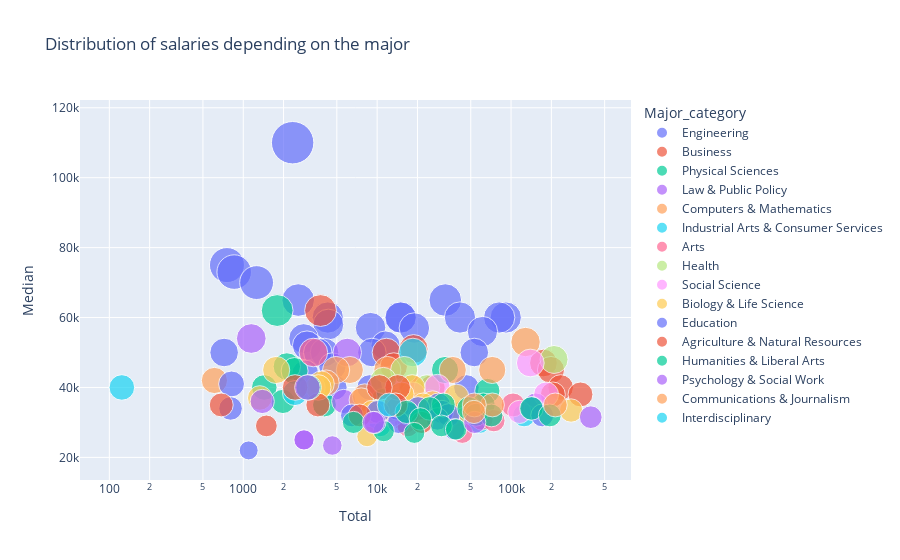

This figure's notebook cell:
### Markdown cell above
# 4

### Code cell
# Total это количество челов которые учатся на направлении

fig = px.scatter(df, x="Total", y="Median",
                 size="Median", color="Major_category",
                 hover_name="Major", log_x=True, size_max=30, title='Distribution of salaries depending on the major')
fig.show()

### Figure 1 — Plotly figure (JSON) as saved in the notebook; plotly's stock layout.template omitted (floating-point values rounded to 4 significant figures)
{"data": [{"hovertemplate": "<b>%{hovertext}</b><br><br>Major_category=Engineering<br>Total=%{x}<br>Median=%{marker.size}<extra></extra>", "hovertext": ["PETROLEUM ENGINEERING", "MINING AND MINERAL ENGINEERING", "METALLURGICAL ENGINEERING", "NAVAL ARCHITECTURE AND MARINE ENGINEERING", "CHEMICAL ENGINEERING", "NUCLEAR ENGINEERING", "MECHANICAL ENGINEERING", "ELECTRICAL ENGINEERING", "COMPUTER ENGINEERING", "AEROSPACE ENGINEERING", "BIOMEDICAL ENGINEERING", "MATERIALS SCIENCE", "ENGINEERING MECHANICS PHYSICS AND SCIENCE", "BIOLOGICAL ENGINEERING", "INDUSTRIAL AND MANUFACTURING ENGINEERING", "GENERAL ENGINEERING", "ARCHITECTURAL ENGINEERING", "ELECTRICAL ENGINEERING TECHNOLOGY", "MATERIALS ENGINEERING AND MATERIALS SCIENCE", "CIVIL ENGINEERING", "MISCELLANEOUS ENGINEERING", "ENVIRONMENTAL ENGINEERING", "ENGINEERING TECHNOLOGIES", "GEOLOGICAL AND GEOPHYSICAL ENGINEERING", "INDUSTRIAL PRODUCTION TECHNOLOGIES", "ENGINEERING AND INDUSTRIAL MANAGEMENT", "ARCHITECTURE", "MISCELLANEOUS ENGINEERING TECHNOLOGIES", "MECHANICAL ENGINEERING RELATED TECHNOLOGIES"], "legendgroup": "Engineering", "marker": {"color": "#636efa", "size": [110000, 75000, 73000, 70000, 65000, 65000, 60000, 60000, 60000, 60000, 60000, 60000, 58000, 57100, 57000, 56000, 54000, 52000, 52000, 50000, 50000, 50000, 50000, 50000, 46000, 44000, 40000, 40000, 40000], "sizemode": "area", "sizeref": 122.2, "symbol": "circle"}, "mode": "markers", "name": "Engineering", "orientation": "v", "showlegend": true, "type": "scatter", "x": [2339, 756, 856, 1258, 32260, 2573, 91227, 81527, 41542, 15058, 14955, 4279, 4321, 8925, 18968, 61152, 2825, 11565, 2993, 53153, 9133, 4047, 3600, 720, 4631, 2906, 46420, 8804, 4790], "xaxis": "x", "y": [110000, 75000, 73000, 70000, 65000, 65000, 60000, 60000, 60000, 60000, 60000, 60000, 58000, 57100, 57000, 56000, 54000, 52000, 52000, 50000, 50000, 50000, 50000, 50000, 46000, 44000, 40000, 40000, 40000], "yaxis": "y"}, {"hovertemplate": "<b>%{hovertext}</b><br><br>Major_category=Business<br>Total=%{x}<br>Median=%{marker.size}<extra></extra>", "hovertext": ["ACTUARIAL SCIENCE", "MANAGEMENT INFORMATION SYSTEMS AND STATISTICS", "OPERATIONS LOGISTICS AND E-COMMERCE", "FINANCE", "BUSINESS ECONOMICS", "ACCOUNTING", "GENERAL BUSINESS", "INTERNATIONAL BUSINESS", "MISCELLANEOUS BUSINESS & MEDICAL ADMINISTRATION", "BUSINESS MANAGEMENT AND ADMINISTRATION", "MARKETING AND MARKETING RESEARCH", "HUMAN RESOURCES AND PERSONNEL MANAGEMENT", "HOSPITALITY MANAGEMENT"], "legendgroup": "Business", "marker": {"color": "#EF553B", "size": [62000, 51000, 50000, 47000, 46000, 45000, 40000, 40000, 40000, 38000, 38000, 36000, 33000], "sizemode": "area", "sizeref": 122.2, "symbol": "circle"}, "mode": "markers", "name": "Business", "orientation": "v", "showlegend": true, "type": "scatter", "x": [3777, 18713, 11732, 174506, 13302, 198633, 234590, 25894, 17947, 329927, 205211, 24497, 43647], "xaxis": "x", "y": [62000, 51000, 50000, 47000, 46000, 45000, 40000, 40000, 40000, 38000, 38000, 36000, 33000], "yaxis": "y"}, {"hovertemplate": "<b>%{hovertext}</b><br><br>Major_category=Physical Sciences<br>Total=%{x}<br>Median=%{marker.size}<extra></extra>", "hovertext": ["ASTRONOMY AND ASTROPHYSICS", "NUCLEAR, INDUSTRIAL RADIOLOGY, AND BIOLOGICAL TECHNOLOGIES", "PHYSICS", "OCEANOGRAPHY", "PHYSICAL SCIENCES", "CHEMISTRY", "GEOLOGY AND EARTH SCIENCE", "GEOSCIENCES", "MULTI-DISCIPLINARY OR GENERAL SCIENCE", "ATMOSPHERIC SCIENCES AND METEOROLOGY"], "legendgroup": "Physical Sciences", "marker": {"color": "#00cc96", "size": [62000, 46000, 45000, 44700, 40000, 39000, 36200, 36000, 35000, 35000], "sizemode": "area", "sizeref": 122.2, "symbol": "circle"}, "mode": "markers", "name": "Physical Sciences", "orientation": "v", "showlegend": true, "type": "scatter", "x": [1792, 2116, 32142, 2418, 1436, 66530, 10972, 1978, 62052, 4043], "xaxis": "x", "y": [62000, 46000, 45000, 44700, 40000, 39000, 36200, 36000, 35000, 35000], "yaxis": "y"}, {"hovertemplate": "<b>%{hovertext}</b><br><br>Major_category=Law & Public Policy<br>Total=%{x}<br>Median=%{marker.size}<extra></extra>", "hovertext": ["COURT REPORTING", "PUBLIC POLICY", "PRE-LAW AND LEGAL STUDIES", "PUBLIC ADMINISTRATION", "CRIMINAL JUSTICE AND FIRE PROTECTION"], "legendgroup": "Law & Public Policy", "marker": {"color": "#ab63fa", "size": [54000, 50000, 36000, 36000, 35000], "sizemode": "area", "sizeref": 122.2, "symbol": "circle"}, "mode": "markers", "name": "Law & Public Policy", "orientation": "v", "showlegend": true, "type": "scatter", "x": [1148, 5978, 13528, 5629, 152824], "xaxis": "x", "y": [54000, 50000, 36000, 36000, 35000], "yaxis": "y"}, {"hovertemplate": "<b>%{hovertext}</b><br><br>Major_category=Computers & Mathematics<br>Total=%{x}<br>Median=%{marker.size}<extra></extra>", "hovertext": ["COMPUTER SCIENCE", "MATHEMATICS", "COMPUTER AND INFORMATION SYSTEMS", "INFORMATION SCIENCES", "STATISTICS AND DECISION SCIENCE", "APPLIED MATHEMATICS", "MATHEMATICS AND COMPUTER SCIENCE", "COMPUTER PROGRAMMING AND DATA PROCESSING", "COMPUTER ADMINISTRATION MANAGEMENT AND SECURITY", "COMPUTER NETWORKING AND TELECOMMUNICATIONS", "COMMUNICATION TECHNOLOGIES"], "legendgroup": "Computers & Mathematics", "marker": {"color": "#FFA15A", "size": [53000, 45000, 45000, 45000, 45000, 45000, 42000, 41300, 37500, 36400, 35000], "sizemode": "area", "sizeref": 122.2, "symbol": "circle"}, "mode": "markers", "name": "Computers & Mathematics", "orientation": "v", "showlegend": true, "type": "scatter", "x": [128319, 72397, 36698, 11913, 6251, 4939, 609, 4168, 8066, 7613, 18035], "xaxis": "x", "y": [53000, 45000, 45000, 45000, 45000, 45000, 42000, 41300, 37500, 36400, 35000], "yaxis": "y"}, {"hovertemplate": "<b>%{hovertext}</b><br><br>Major_category=Industrial Arts & Consumer Services<br>Total=%{x}<br>Median=%{marker.size}<extra></extra>", "hovertext": ["CONSTRUCTION SERVICES", "MILITARY TECHNOLOGIES", "ELECTRICAL, MECHANICAL, AND PRECISION TECHNOLOGIES AND PRODUCTION", "TRANSPORTATION SCIENCES AND TECHNOLOGIES", "PHYSICAL FITNESS PARKS RECREATION AND LEISURE", "FAMILY AND CONSUMER SCIENCES", "COSMETOLOGY SERVICES AND CULINARY ARTS"], "legendgroup": "Industrial Arts & Consumer Services", "marker": {"color": "#19d3f3", "size": [50000, 40000, 38400, 35000, 32000, 30000, 29000], "sizemode": "area", "sizeref": 122.2, "symbol": "circle"}, "mode": "markers", "name": "Industrial Arts & Consumer Services", "orientation": "v", "showlegend": true, "type": "scatter", "x": [18498, 124, 2435, 15150, 125074, 58001, 10510], "xaxis": "x", "y": [50000, 40000, 38400, 35000, 32000, 30000, 29000], "yaxis": "y"}, {"hovertemplate": "<b>%{hovertext}</b><br><br>Major_category=Arts<br>Total=%{x}<br>Median=%{marker.size}<extra></extra>", "hovertext": ["MISCELLANEOUS FINE ARTS", "COMMERCIAL ART AND GRAPHIC DESIGN", "FILM VIDEO AND PHOTOGRAPHIC ARTS", "MUSIC", "FINE ARTS", "VISUAL AND PERFORMING ARTS", "STUDIO ARTS", "DRAMA AND THEATER ARTS"], "legendgroup": "Arts", "marker": {"color": "#FF6692", "size": [50000, 35000, 32000, 31000, 30500, 30000, 29000, 27000], "sizemode": "area", "sizeref": 122.2, "symbol": "circle"}, "mode": "markers", "name": "Arts", "orientation": "v", "showlegend": true, "type": "scatter", "x": [3340, 103480, 38761, 60633, 74440, 16250, 16977, 43249], "xaxis": "x", "y": [50000, 35000, 32000, 31000, 30500, 30000, 29000, 27000], "yaxis": "y"}, {"hovertemplate": "<b>%{hovertext}</b><br><br>Major_category=Health<br>Total=%{x}<br>Median=%{marker.size}<extra></extra>", "hovertext": ["NURSING", "MEDICAL TECHNOLOGIES TECHNICIANS", "MEDICAL ASSISTING SERVICES", "PHARMACY PHARMACEUTICAL SCIENCES AND ADMINISTRATION", "MISCELLANEOUS HEALTH MEDICAL PROFESSIONS", "NUTRITION SCIENCES", "HEALTH AND MEDICAL ADMINISTRATIVE SERVICES", "COMMUNITY AND PUBLIC HEALTH", "HEALTH AND MEDICAL PREPARATORY PROGRAMS", "TREATMENT THERAPY PROFESSIONS", "GENERAL MEDICAL AND HEALTH SERVICES", "COMMUNICATION DISORDERS SCIENCES AND SERVICES"], "legendgroup": "Health", "marker": {"color": "#B6E880", "size": [48000, 45000, 42000, 40000, 36000, 35000, 35000, 34000, 33500, 33000, 32400, 28000], "sizemode": "area", "sizeref": 122.2, "symbol": "circle"}, "mode": "markers", "name": "Health", "orientation": "v", "showlegend": true, "type": "scatter", "x": [209394, 15914, 11123, 23551, 13386, 18909, 18109, 19735, 12740, 48491, 33599, 38279], "xaxis": "x", "y": [48000, 45000, 42000, 40000, 36000, 35000, 35000, 34000, 33500, 33000, 32400, 28000], "yaxis": "y"}, {"hovertemplate": "<b>%{hovertext}</b><br><br>Major_category=Social Science<br>Total=%{x}<br>Median=%{marker.size}<extra></extra>", "hovertext": ["ECONOMICS", "INTERNATIONAL RELATIONS", "MISCELLANEOUS SOCIAL SCIENCES", "POLITICAL SCIENCE AND GOVERNMENT", "GEOGRAPHY", "CRIMINOLOGY", "SOCIOLOGY", "INTERDISCIPLINARY SOCIAL SCIENCES", "GENERAL SOCIAL SCIENCES"], "legendgroup": "Social Science", "marker": {"color": "#FF97FF", "size": [47000, 40100, 40000, 38000, 38000, 35000, 33000, 33000, 32000], "sizemode": "area", "sizeref": 122.2, "symbol": "circle"}, "mode": "markers", "name": "Social Science", "orientation": "v", "showlegend": true, "type": "scatter", "x": [139247, 28187, 3283, 182621, 18480, 19879, 115433, 9916, 12920], "xaxis": "x", "y": [47000, 40100, 40000, 38000, 38000, 35000, 33000, 33000, 32000], "yaxis": "y"}, {"hovertemplate": "<b>%{hovertext}</b><br><br>Major_category=Biology & Life Science<br>Total=%{x}<br>Median=%{marker.size}<extra></extra>", "hovertext": ["PHARMACOLOGY", "COGNITIVE SCIENCE AND BIOPSYCHOLOGY", "MOLECULAR BIOLOGY", "GENETICS", "MICROBIOLOGY", "BIOCHEMICAL SCIENCES", "BOTANY", "ENVIRONMENTAL SCIENCE", "PHYSIOLOGY", "NEUROSCIENCE", "MISCELLANEOUS BIOLOGY", "BIOLOGY", "ECOLOGY", "ZOOLOGY"], "legendgroup": "Biology & Life Science", "marker": {"color": "#FECB52", "size": [45000, 41000, 40000, 40000, 38000, 37400, 37000, 35600, 35000, 35000, 33500, 33400, 33000, 26000], "sizemode": "area", "sizeref": 122.2, "symbol": "circle"}, "mode": "markers", "name": "Biology & Life Science", "orientation": "v", "showlegend": true, "type": "scatter", "x": [1762, 3831, 18300, 3635, 15232, 39107, 1329, 25965, 22060, 13663, 10706, 280709, 9154, 8409], "xaxis": "x", "y": [45000, 41000, 40000, 40000, 38000, 37400, 37000, 35600, 35000, 35000, 33500, 33400, 33000, 26000], "yaxis": "y"}, {"hovertemplate": "<b>%{hovertext}</b><br><br>Major_category=Education<br>Total=%{x}<br>Median=%{marker.size}<extra></extra>", "hovertext": ["SCHOOL STUDENT COUNSELING", "SPECIAL NEEDS EDUCATION", "GENERAL EDUCATION", "SOCIAL SCIENCE OR HISTORY TEACHER EDUCATION", "MATHEMATICS TEACHER EDUCATION", "EDUCATIONAL ADMINISTRATION AND SUPERVISION", "LANGUAGE AND DRAMA EDUCATION", "MISCELLANEOUS EDUCATION", "SECONDARY TEACHER EDUCATION", "ART AND MUSIC EDUCATION", "ELEMENTARY EDUCATION", "SCIENCE AND COMPUTER TEACHER EDUCATION", "PHYSICAL AND HEALTH EDUCATION TEACHING", "TEACHER EDUCATION: MULTIPLE LEVELS", "EARLY CHILDHOOD EDUCATION", "LIBRARY SCIENCE"], "legendgroup": "Education", "marker": {"color": "#636efa", "size": [41000, 35000, 34000, 34000, 34000, 34000, 33000, 33000, 32500, 32100, 32000, 32000, 31000, 30000, 28000, 22000], "sizemode": "area", "sizeref": 122.2, "symbol": "circle"}, "mode": "markers", "name": "Education", "orientation": "v", "showlegend": true, "type": "scatter", "x": [818, 28739, 143718, 20198, 14237, 804, 30471, 10150, 17125, 34181, 170862, 6483, 28213, 14443, 37589, 1098], "xaxis": "x", "y": [41000, 35000, 34000, 34000, 34000, 34000, 33000, 33000, 32500, 32100, 32000, 32000, 31000, 30000, 28000, 22000], "yaxis": "y"}, {"hovertemplate": "<b>%{hovertext}</b><br><br>Major_category=Agriculture & Natural Resources<br>Total=%{x}<br>Median=%{marker.size}<extra></extra>", "hovertext": ["AGRICULTURE PRODUCTION AND MANAGEMENT", "GENERAL AGRICULTURE", "AGRICULTURAL ECONOMICS", "NATURAL RESOURCES MANAGEMENT", "FORESTRY", "SOIL SCIENCE", "PLANT SCIENCE AND AGRONOMY", "ANIMAL SCIENCES", "MISCELLANEOUS AGRICULTURE"], "legendgroup": "Agriculture & Natural Resources", "marker": {"color": "#EF553B", "size": [40000, 40000, 40000, 35000, 35000, 35000, 32000, 30000, 29000], "sizemode": "area", "sizeref": 122.2, "symbol": "circle"}, "mode": "markers", "name": "Agriculture & Natural Resources", "orientation": "v", "showlegend": true, "type": "scatter", "x": [14240, 10399, 2439, 13773, 3607, 685, 7416, 21573, 1488], "xaxis": "x", "y": [40000, 40000, 40000, 35000, 35000, 35000, 32000, 30000, 29000], "yaxis": "y"}, {"hovertemplate": "<b>%{hovertext}</b><br><br>Major_category=Humanities & Liberal Arts<br>Total=%{x}<br>Median=%{marker.size}<extra></extra>", "hovertext": ["UNITED STATES HISTORY", "AREA ETHNIC AND CIVILIZATION STUDIES", "HISTORY", "FRENCH GERMAN LATIN AND OTHER COMMON FOREIGN LANGUAGE STUDIES", "INTERCULTURAL AND INTERNATIONAL STUDIES", "LINGUISTICS AND COMPARATIVE LANGUAGE AND LITERATURE", "PHILOSOPHY AND RELIGIOUS STUDIES", "ENGLISH LANGUAGE AND LITERATURE", "LIBERAL ARTS", "ART HISTORY AND CRITICISM", "HUMANITIES", "THEOLOGY AND RELIGIOUS VOCATIONS", "ANTHROPOLOGY AND ARCHEOLOGY", "OTHER FOREIGN LANGUAGES", "COMPOSITION AND RHETORIC"], "legendgroup": "Humanities & Liberal Arts", "marker": {"color": "#00cc96", "size": [40000, 35000, 34000, 34000, 34000, 33000, 32200, 32000, 32000, 31000, 30000, 29000, 28000, 27500, 27000], "sizemode": "area", "sizeref": 122.2, "symbol": "circle"}, "mode": "markers", "name": "Humanities & Liberal Arts", "orientation": "v", "showlegend": true, "type": "scatter", "x": [3079, 31195, 141951, 48246, 24650, 16601, 54814, 194673, 71369, 21030, 6652, 30207, 38844, 11204, 18953], "xaxis": "x", "y": [40000, 35000, 34000, 34000, 34000, 33000, 32200, 32000, 32000, 31000, 30000, 29000, 28000, 27500, 27000], "yaxis": "y"}, {"hovertemplate": "<b>%{hovertext}</b><br><br>Major_category=Psychology & Social Work<br>Total=%{x}<br>Median=%{marker.size}<extra></extra>", "hovertext": ["INDUSTRIAL AND ORGANIZATIONAL PSYCHOLOGY", "SOCIAL PSYCHOLOGY", "PSYCHOLOGY", "SOCIAL WORK", "MISCELLANEOUS PSYCHOLOGY", "HUMAN SERVICES AND COMMUNITY ORGANIZATION", "EDUCATIONAL PSYCHOLOGY", "CLINICAL PSYCHOLOGY", "COUNSELING PSYCHOLOGY"], "legendgroup": "Psychology & Social Work", "marker": {"color": "#ab63fa", "size": [40000, 36000, 31500, 30000, 30000, 30000, 25000, 25000, 23400], "sizemode": "area", "sizeref": 122.2, "symbol": "circle"}, "mode": "markers", "name": "Psychology & Social Work", "orientation": "v", "showlegend": true, "type": "scatter", "x": [3014, 1386, 393735, 53552, 9628, 9374, 2854, 2838, 4626], "xaxis": "x", "y": [40000, 36000, 31500, 30000, 30000, 30000, 25000, 25000, 23400], "yaxis": "y"}, {"hovertemplate": "<b>%{hovertext}</b><br><br>Major_category=Communications & Journalism<br>Total=%{x}<br>Median=%{marker.size}<extra></extra>", "hovertext": ["COMMUNICATIONS", "JOURNALISM", "ADVERTISING AND PUBLIC RELATIONS", "MASS MEDIA"], "legendgroup": "Communications & Journalism", "marker": {"color": "#FFA15A", "size": [35000, 35000, 35000, 33000], "sizemode": "area", "sizeref": 122.2, "symbol": "circle"}, "mode": "markers", "name": "Communications & Journalism", "orientation": "v", "showlegend": true, "type": "scatter", "x": [213996, 72619, 53162, 52824], "xaxis": "x", "y": [35000, 35000, 35000, 33000], "yaxis": "y"}, {"hovertemplate": "<b>%{hovertext}</b><br><br>Major_category=Interdisciplinary<br>Total=%{x}<br>Median=%{marker.size}<extra></extra>", "hovertext": ["MULTI/INTERDISCIPLINARY STUDIES"], "legendgroup": "Interdisciplinary", "marker": {"color": "#19d3f3", "size": [35000], "sizemode": "area", "sizeref": 122.2, "symbol": "circle"}, "mode": "markers", "name": "Interdisciplinary", "orientation": "v", "showlegend": true, "type": "scatter", "x": [12296], "xaxis": "x", "y": [35000], "yaxis": "y"}], "layout": {"legend": {"itemsizing": "constant", "title": {"text": "Major_category"}, "tracegroupgap": 0}, "title": {"text": "Distribution of salaries depending on the major"}, "xaxis": {"anchor": "y", "domain": [0, 1], "title": {"text": "Total"}, "type": "log"}, "yaxis": {"anchor": "x", "domain": [0, 1], "title": {"text": "Median"}}}}
